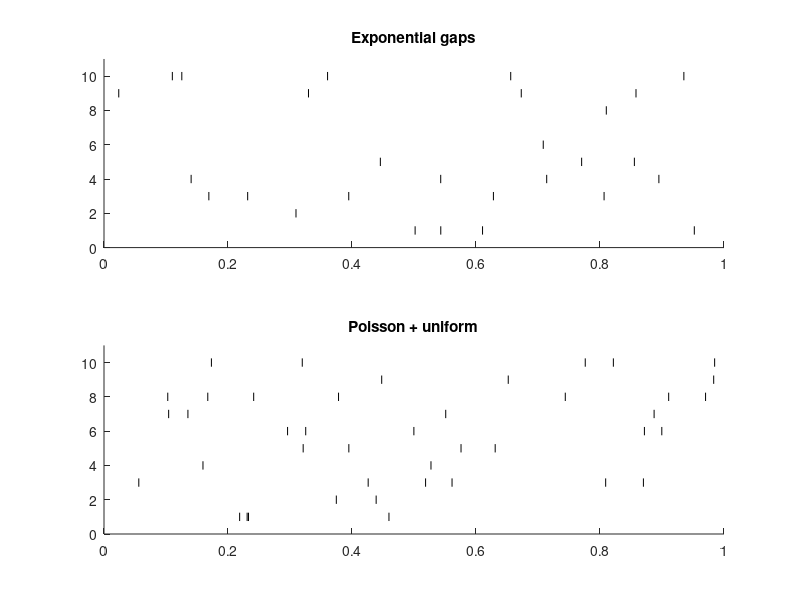

MATLAB code to generate this figure: (Note: this script raises an error after producing the figure.)

rng(1)

lambda = 4;
R = 200000;

N1 = zeros(R,1);
N2 = poissrnd(lambda,R,1);
T3 = zeros(R,1);
first1 = zeros(R,1);
half1 = zeros(R,1);
half2 = zeros(R,1);
halfU = zeros(R,1);
firstU = nan(R,1);

figure
hold on

for i = 1:R
    times = cumsum(-log(rand(1,30))/lambda);
    T3(i) = times(3);
    arrivals = times(times<=1);
    N1(i) = length(arrivals);
    half1(i) = sum(arrivals<=0.5);
    half2(i) = sum(arrivals>0.5);

    if N1(i)>0
        first1(i) = arrivals(1);
    end

    u = sort(rand(1,N2(i)));
    halfU(i) = sum(u<=0.5);

    if N2(i)>0
        firstU(i) = u(1);
    end

    if i<=10
        subplot(2,1,1)
        hold on
        plot(arrivals,i*ones(size(arrivals)),'k|')
        subplot(2,1,2)
        hold on
        plot(u,i*ones(size(u)),'k|')
    end
end

subplot(2,1,1)
title('Exponential gaps')
xlim([0 1])
ylim([0 11])
subplot(2,1,2)
title('Poisson + uniform')
xlim([0 1])
ylim([0 11])

k = 0:max([N1;N2]);
pmf = exp(-4)*4.^k./factorial(k);

figure
histogram(N1,'BinEdges',-0.5:max(k)+0.5,'Normalization','probability')
hold on
plot(k,pmf,'ro-')
title('Exponential gaps')
legend('Simulation','Poisson(4)')

figure
histogram(N2,'BinEdges',-0.5:max(k)+0.5,'Normalization','probability')
hold on
plot(k,pmf,'ro-')
title('Poisson + uniform')
legend('Simulation','Poisson(4)')

disp(table([mean(N1);mean(N2)],[var(N1);var(N2)], ...
    'VariableNames',{'Mean','Variance'}, ...
    'RowNames',{'Gaps','Uniform'}))

t = linspace(0,max(T3),500);
f = lambda^3*t.^2.*exp(-lambda*t)/2;

figure
histogram(T3,80,'Normalization','pdf')
hold on
plot(t,f,'LineWidth',2)
title('Third arrival time')
legend('Simulation','Gamma density')

idx1 = N1==3;
idx2 = N2==3;

disp(['Gaps P(N(0.5)=0 | N(1)=3): ' num2str(mean(half1(idx1)==0))])
disp(['Uniform P(N(0.5)=0 | N(1)=3): ' num2str(mean(halfU(idx2)==0))])
disp(['Gaps E[T1 | N(1)=3]: ' num2str(mean(first1(idx1)))])
disp(['Uniform E[T1 | N(1)=3]: ' num2str(mean(firstU(idx2)))])
disp(['Half-hour correlation: ' num2str(corr(half1,half2))])

m = round(logspace(log10(10),log10(2000),40));
m = unique(m);
dt = 1./m;
TV = zeros(size(m));

for i = 1:length(m)
    n = m(i);
    j = 0:n;
    p = exp(gammaln(n+1)-gammaln(j+1)-gammaln(n-j+1) ...
        +j*log(lambda/n)+(n-j)*log(1-lambda/n));
    q = exp(-lambda+j*log(lambda)-gammaln(j+1));
    TV(i) = 0.5*(sum(abs(p-q))+1-sum(q));
end

c = polyfit(log(dt),log(TV),1);

figure
loglog(dt,TV,'o')
hold on
loglog(dt,exp(polyval(c,log(dt))),'LineWidth',2)
xlabel('Delta t')
ylabel('Total variation distance')
legend('TV distance','Power-law fit')

disp(['Log-log slope: ' num2str(c(1))])
